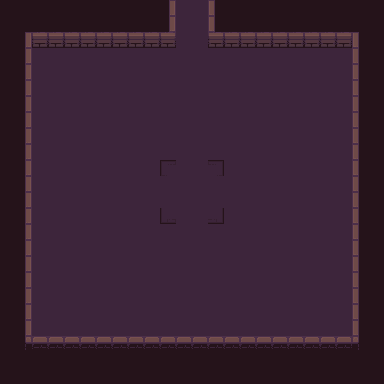

This game map was drawn from its Tiled (.tmx) file and the tilesets committed beside it. A one-line description and the full map source follow:
An orthogonal 24x24 tile map with 16x16 px tiles, 3 tile layers (background, road, wall), 1 hidden layer not drawn and 1 object.

<map version="1.10" tiledversion="1.10.1" orientation="orthogonal" renderorder="right-down" width="24" height="24" tilewidth="16" tileheight="16" infinite="0" nextlayerid="6" nextobjectid="3">
 <tileset firstgid="1" source="Dungeon_Tileset.tsx" />
 <layer id="1" name="background" width="24" height="24">
  <data encoding="csv">
79,79,79,79,79,79,79,79,79,79,79,79,79,79,79,79,79,79,79,79,79,79,79,79,
79,79,79,79,79,79,79,79,79,79,79,79,79,79,79,79,79,79,79,79,79,79,79,79,
79,79,79,79,79,79,79,79,79,79,79,79,79,79,79,79,79,79,79,79,79,79,79,79,
79,79,79,79,79,79,79,79,79,79,79,79,79,79,79,79,79,79,79,79,79,79,79,79,
79,79,79,79,79,79,79,79,79,79,79,79,79,79,79,79,79,79,79,79,79,79,79,79,
79,79,79,79,79,79,79,79,79,79,79,79,79,79,79,79,79,79,79,79,79,79,79,79,
79,79,79,79,79,79,79,79,79,79,79,79,79,79,79,79,79,79,79,79,79,79,79,79,
79,79,79,79,79,79,79,79,79,79,79,79,79,79,79,79,79,79,79,79,79,79,79,79,
79,79,79,79,79,79,79,79,79,79,79,79,79,79,79,79,79,79,79,79,79,79,79,79,
79,79,79,79,79,79,79,79,79,79,79,79,79,79,79,79,79,79,79,79,79,79,79,79,
79,79,79,79,79,79,79,79,79,79,79,79,79,79,79,79,79,79,79,79,79,79,79,79,
79,79,79,79,79,79,79,79,79,79,79,79,79,79,79,79,79,79,79,79,79,79,79,79,
79,79,79,79,79,79,79,79,79,79,79,79,79,79,79,79,79,79,79,79,79,79,79,79,
79,79,79,79,79,79,79,79,79,79,79,79,79,79,79,79,79,79,79,79,79,79,79,79,
79,79,79,79,79,79,79,79,79,79,79,79,79,79,79,79,79,79,79,79,79,79,79,79,
79,79,79,79,79,79,79,79,79,79,79,79,79,79,79,79,79,79,79,79,79,79,79,79,
79,79,79,79,79,79,79,79,79,79,79,79,79,79,79,79,79,79,79,79,79,79,79,79,
79,79,79,79,79,79,79,79,79,79,79,79,79,79,79,79,79,79,79,79,79,79,79,79,
79,79,79,79,79,79,79,79,79,79,79,79,79,79,79,79,79,79,79,79,79,79,79,79,
79,79,79,79,79,79,79,79,79,79,79,79,79,79,79,79,79,79,79,79,79,79,79,79,
79,79,79,79,79,79,79,79,79,79,79,79,79,79,79,79,79,79,79,79,79,79,79,79,
79,79,79,79,79,79,79,79,79,79,79,79,79,79,79,79,79,79,79,79,79,79,79,79,
79,79,79,79,79,79,79,79,79,79,79,79,79,79,79,79,79,79,79,79,79,79,79,79,
79,79,79,79,79,79,79,79,79,79,79,79,79,79,79,79,79,79,79,79,79,79,79,79
</data>
 </layer>
 <layer id="2" name="road" width="24" height="24">
  <data encoding="csv">
0,0,0,0,0,0,0,0,0,0,0,24,24,0,0,0,0,0,0,0,0,0,0,0,
0,0,0,0,0,0,0,0,0,0,0,24,24,0,0,0,0,0,0,0,0,0,0,0,
0,0,0,0,0,0,0,0,0,0,0,24,24,0,0,0,0,0,0,0,0,0,0,0,
0,0,24,24,24,24,24,24,24,24,24,24,24,24,24,24,24,24,24,24,24,24,0,0,
0,0,24,24,24,24,24,24,24,24,24,24,24,24,24,24,24,24,24,24,24,24,0,0,
0,0,24,24,24,24,24,24,24,24,24,24,24,24,24,24,24,24,24,24,24,24,0,0,
0,0,24,24,24,24,24,24,24,24,24,24,24,24,24,24,24,24,24,24,24,24,0,0,
0,0,24,24,24,24,24,24,24,24,24,24,24,24,24,24,24,24,24,24,24,24,0,0,
0,0,24,24,24,24,24,24,24,24,24,24,24,24,24,24,24,24,24,24,24,24,0,0,
0,0,24,24,24,24,24,24,24,24,24,24,24,24,24,24,24,24,24,24,24,24,0,0,
0,0,24,24,24,24,24,24,24,24,12,24,24,15,24,24,24,24,24,24,24,24,0,0,
0,0,24,24,24,19,19,19,19,19,24,24,24,24,19,19,19,19,24,24,24,24,0,0,
0,0,24,24,24,19,19,19,19,19,24,24,24,24,19,19,19,19,19,24,24,24,0,0,
0,0,24,24,24,24,24,24,24,24,32,24,24,35,24,24,24,24,24,24,24,24,0,0,
0,0,24,24,24,24,24,24,24,24,24,19,19,24,24,24,24,24,24,24,24,24,0,0,
0,0,24,24,24,24,24,24,24,24,24,19,19,24,24,24,24,24,24,24,24,24,0,0,
0,0,24,24,24,24,24,24,24,24,24,19,19,24,24,24,24,24,24,24,24,24,0,0,
0,0,24,24,24,24,24,24,24,24,24,19,19,24,24,24,24,24,24,24,24,24,0,0,
0,0,24,24,24,24,24,24,24,24,24,19,19,24,24,24,24,24,24,24,24,24,0,0,
0,0,24,24,24,24,24,24,24,24,24,24,24,24,24,24,24,24,24,24,24,24,0,0,
0,0,24,24,24,24,24,24,24,24,24,24,24,24,24,24,24,24,24,24,24,24,0,0,
0,0,0,0,0,0,0,0,0,0,0,0,0,0,0,0,0,0,0,0,0,0,0,0,
0,0,0,0,0,0,0,0,0,0,0,0,0,0,0,0,0,0,0,0,0,0,0,0,
0,0,0,0,0,0,0,0,0,0,0,0,0,0,0,0,0,0,0,0,0,0,0,0
</data>
 </layer>
 <layer id="3" name="wall" width="24" height="24">
  <data encoding="csv">
0,0,0,0,0,0,0,0,0,0,11,0,0,16,0,0,0,0,0,0,0,0,0,0,
0,0,0,0,0,0,0,0,0,0,11,0,0,16,0,0,0,0,0,0,0,0,0,0,
0,11,2,2,2,2,2,2,2,2,2,0,0,2,2,2,2,2,2,2,2,2,16,0,
0,11,0,0,0,0,0,0,0,0,0,0,0,0,0,0,0,0,0,0,0,0,16,0,
0,11,0,0,0,0,0,0,0,0,0,0,0,0,0,0,0,0,0,0,0,0,16,0,
0,11,0,0,0,0,0,0,0,0,0,0,0,0,0,0,0,0,0,0,0,0,16,0,
0,11,0,0,0,0,0,0,0,0,0,0,0,0,0,0,0,0,0,0,0,0,16,0,
0,11,0,0,0,0,0,0,0,0,0,0,0,0,0,0,0,0,0,0,0,0,16,0,
0,11,0,0,0,0,0,0,0,0,0,0,0,0,0,0,0,0,0,0,0,0,16,0,
0,11,0,0,0,0,0,0,0,0,0,0,0,0,0,0,0,0,0,0,0,0,16,0,
0,11,0,0,0,0,0,0,0,0,0,0,0,0,0,0,0,0,0,0,0,0,16,0,
0,11,0,0,0,0,0,0,0,0,0,0,0,0,0,0,0,0,0,0,0,0,16,0,
0,11,0,0,0,0,0,0,0,0,0,0,0,0,0,0,0,0,0,0,0,0,16,0,
0,11,0,0,0,0,0,0,0,0,0,0,0,0,0,0,0,0,0,0,0,0,16,0,
0,11,0,0,0,0,0,0,0,0,0,0,0,0,0,0,0,0,0,0,0,0,16,0,
0,11,0,0,0,0,0,0,0,0,0,0,0,0,0,0,0,0,0,0,0,0,16,0,
0,11,0,0,0,0,0,0,0,0,0,0,0,0,0,0,0,0,0,0,0,0,16,0,
0,11,0,0,0,0,0,0,0,0,0,0,0,0,0,0,0,0,0,0,0,0,16,0,
0,11,0,0,0,0,0,0,0,0,0,0,0,0,0,0,0,0,0,0,0,0,16,0,
0,11,0,0,0,0,0,0,0,0,0,0,0,0,0,0,0,0,0,0,0,0,16,0,
0,11,0,0,0,0,0,0,0,0,0,0,0,0,0,0,0,0,0,0,0,0,16,0,
0,41,42,42,42,42,42,42,42,42,42,42,42,42,42,42,42,42,42,42,42,42,46,0,
0,0,0,0,0,0,0,0,0,0,0,0,0,0,0,0,0,0,0,0,0,0,0,0,
0,0,0,0,0,0,0,0,0,0,0,0,0,0,0,0,0,0,0,0,0,0,0,0
</data>
 </layer>
 <objectgroup id="5" name="object_layer">
  <object id="1" gid="24" x="193.921" y="203.149" width="16" height="16">
   <properties>
    <property name="npc" type="bool" value="true" />
    <property name="npc_id" type="int" value="10004" />
   </properties>
  </object>
 </objectgroup>
 <layer id="4" name="smog" width="24" height="24" visible="0">
  <data encoding="csv">
79,79,79,79,79,79,79,79,79,79,79,79,79,79,79,79,79,79,79,79,79,79,79,79,
79,79,79,79,79,79,79,79,79,79,79,79,79,79,79,79,79,79,79,79,79,79,79,79,
79,79,79,79,79,79,79,79,79,79,79,79,79,79,79,79,79,79,79,79,79,79,79,79,
79,79,79,79,79,79,79,79,79,79,79,79,79,79,79,79,79,79,79,79,79,79,79,79,
79,79,79,79,79,79,79,79,79,79,79,79,79,79,79,79,79,79,79,79,79,79,79,79,
79,79,79,79,79,79,79,79,79,79,79,79,79,79,79,79,79,79,79,79,79,79,79,79,
79,79,79,79,79,79,79,79,79,79,79,79,79,79,79,79,79,79,79,79,79,79,79,79,
79,79,79,79,79,79,79,79,79,79,79,79,79,79,79,79,79,79,79,79,79,79,79,79,
79,79,79,79,79,79,79,79,79,79,79,79,79,79,79,79,79,79,79,79,79,79,79,79,
79,79,79,79,79,79,79,79,79,79,79,79,79,79,79,79,79,79,79,79,79,79,79,79,
79,79,79,79,79,79,79,79,79,79,79,79,79,79,79,79,79,79,79,79,79,79,79,79,
79,79,79,79,79,79,79,79,79,79,79,79,79,79,79,79,79,79,79,79,79,79,79,79,
79,79,79,79,79,79,79,79,79,79,79,79,79,79,79,79,79,79,79,79,79,79,79,79,
79,79,79,79,79,79,79,79,79,79,79,79,79,79,79,79,79,79,79,79,79,79,79,79,
79,79,79,79,79,79,79,79,79,79,79,79,79,79,79,79,79,79,79,79,79,79,79,79,
79,79,79,79,79,79,79,79,79,79,79,79,79,79,79,79,79,79,79,79,79,79,79,79,
79,79,79,79,79,79,79,79,79,79,79,79,79,79,79,79,79,79,79,79,79,79,79,79,
79,79,79,79,79,79,79,79,79,79,79,79,79,79,79,79,79,79,79,79,79,79,79,79,
79,79,79,79,79,79,79,79,79,79,79,79,79,79,79,79,79,79,79,79,79,79,79,79,
79,79,79,79,79,79,79,79,79,79,79,79,79,79,79,79,79,79,79,79,79,79,79,79,
79,79,79,79,79,79,79,79,79,79,79,79,79,79,79,79,79,79,79,79,79,79,79,79,
79,79,79,79,79,79,79,79,79,79,79,79,79,79,79,79,79,79,79,79,79,79,79,79,
79,79,79,79,79,79,79,79,79,79,79,79,79,79,79,79,79,79,79,79,79,79,79,79,
79,79,79,79,79,79,79,79,79,79,79,79,79,79,79,79,79,79,79,79,79,79,79,79
</data>
 </layer>
</map>
